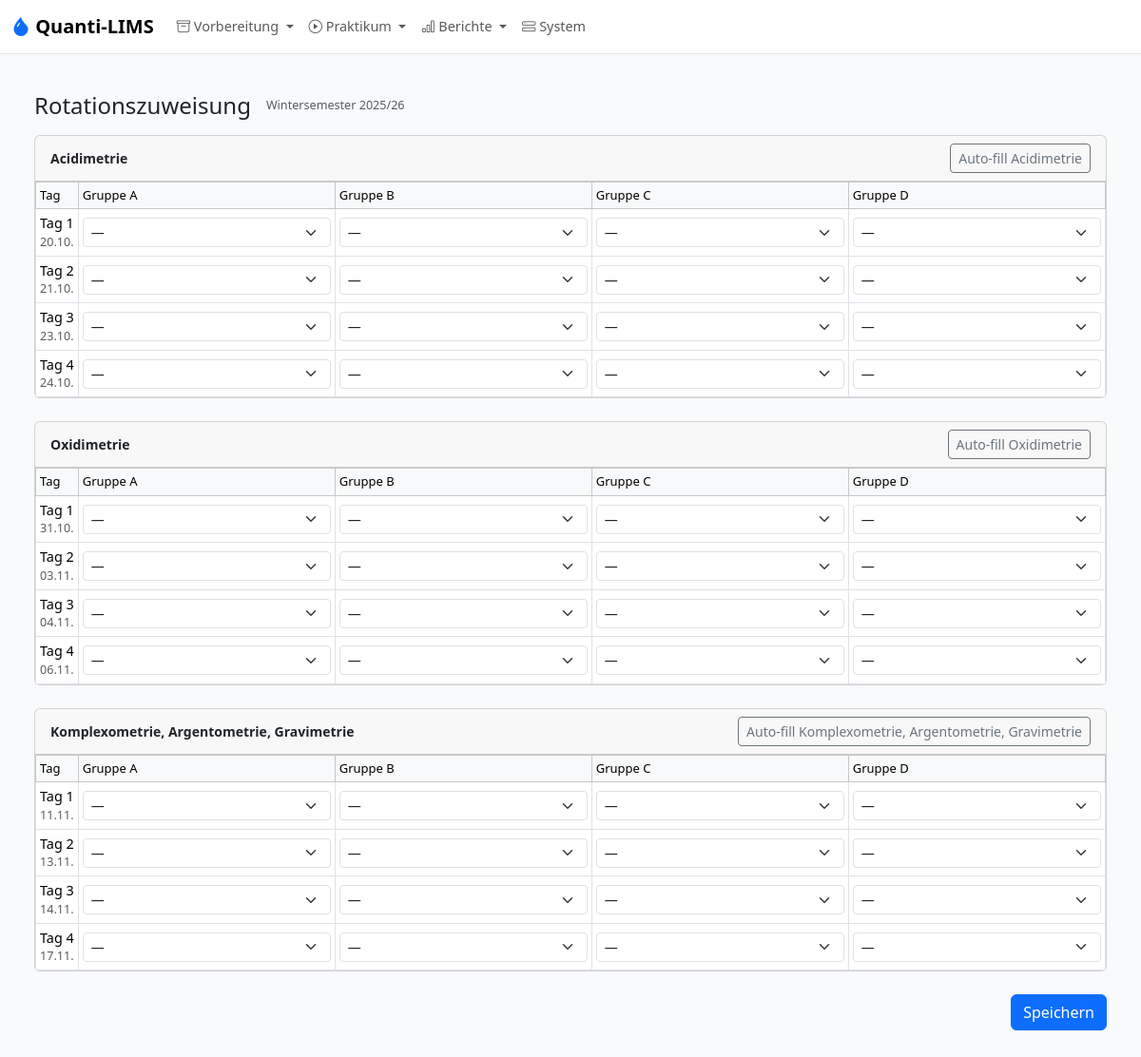
Screenshot of /vorbereitung/rotation with the database file from the repository.
### models.py (models this page shows, shortened)
class Semester(db.Model):
    __tablename__ = "semester"
    id = db.Column(db.Integer, primary_key=True)
    code = db.Column(db.String(20), unique=True, nullable=False)
    name = db.Column(db.String(120), nullable=False)
    start_date = db.Column(db.String(20))
    end_date = db.Column(db.String(20))
    is_active = db.Column(db.Boolean, nullable=False, default=True)
    position = db.Column(db.Integer, nullable=False, default=0)
    active_group_count = db.Column(db.Integer, nullable=False, default=4)
    students = db.relationship("Student", back_populates="semester", order_by="Student.running_number")
    batches = db.relationship("SampleBatch", back_populates="semester")

class Block(db.Model):
    __tablename__ = "block"
    id = db.Column(db.Integer, primary_key=True)
    code = db.Column(db.String(10), unique=True, nullable=False)
    name = db.Column(db.String(120), nullable=False)
    max_days = db.Column(db.Integer, nullable=True)  # Orientation value; not a hard constraint
    analyses = db.relationship("Analysis", back_populates="block", order_by="Analysis.ordinal")
    colloquiums = db.relationship("Colloquium", back_populates="block")

class PracticalDay(db.Model):
    __tablename__ = "practical_day"
    id = db.Column(db.Integer, primary_key=True)
    semester_id = db.Column(db.Integer, db.ForeignKey("semester.id"), nullable=False)
    block_id = db.Column(db.Integer, db.ForeignKey("block.id"), nullable=False)
    date = db.Column(db.String(20), nullable=False)
    day_type = db.Column(PRACTICAL_DAY_TYPE_ENUM, nullable=False, default="normal")
    block_day_number = db.Column(db.Integer, nullable=True)  # 1–4 for normal days; NULL for Nachkochtag
    notes = db.Column(db.Text)
    semester = db.relationship("Semester", backref="practical_days")
    block = db.relationship("Block", backref="practical_days")
    group_rotations = db.relationship("GroupRotation", back_populates="practical_day",
                                      cascade="all, delete-orphan")
    duty_assignments = db.relationship("DutyAssignment", back_populates="practical_day",
                                       cascade="all, delete-orphan")
    __table_args__ = (
        db.UniqueConstraint("semester_id", "date"),
    )

### app.py (the view)
    @app.route("/vorbereitung/rotation")
    def vorbereitung_rotation():
        from collections import OrderedDict
        from models import Semester, Block, PracticalDay, Analysis, GroupRotation
        semester_id = request.args.get("semester_id", type=int)
        if semester_id:
            semester = db.get_or_404(Semester, semester_id)
        else:
            semester = Semester.query.filter_by(is_active=True).first()
            if semester is None:
                flash("Kein aktives Semester gefunden.", "warning")
                return redirect(url_for("dashboard"))
        days = (
            PracticalDay.query
            .filter_by(semester_id=semester.id, day_type="normal")
            .order_by(PracticalDay.date)
            .all()
        )
        block_map = OrderedDict()
        for day in days:
            block = day.block
            if block.id not in block_map:
                block_map[block.id] = {"block": block, "days": []}
            block_map[block.id]["days"].append(day)
        blocks = sorted(block_map.values(), key=lambda b: b["block"].id)
        rotations = {}
        for entry in blocks:
            for day in entry["days"]:
                gr_map = {gr.group_code: gr for gr in day.group_rotations}
                rotations[day.id] = gr_map
        analyses = Analysis.query.order_by(Analysis.ordinal).all()
        semesters = Semester.query.order_by(Semester.id.desc()).all()
        return render_template(
            "admin/rotation_overview.html",
            blocks=blocks,
            rotations=rotations,
            analyses=analyses,
            semesters=semesters,
            active_semester=semester,
        )

### templates/admin/rotation_overview.html (shortened to what this page needs)
{% extends "base.html" %}
{% block content %}
<div class="container-fluid py-3">
  <div class="d-flex align-items-center gap-3 mb-3">
    <h1 class="h4 mb-0">Rotationszuweisung</h1>
    {% if semesters|length > 1 %}
    <form method="get" action="{{ url_for('vorbereitung_rotation') }}" class="d-flex align-items-center gap-2">
      <select name="semester_id" class="form-select form-select-sm" style="width:auto" onchange="this.form.submit()">
        {% for sem in semesters %}
        <option value="{{ sem.id }}" {% if sem.id == active_semester.id %}selected{% endif %}>
          {{ sem.name }}
        </option>
        {% endfor %}
      </select>
    </form>
    {% else %}
    <span class="text-muted small">{{ active_semester.name }}</span>
    {% endif %}
  </div>
  {% if not blocks %}
  <div class="alert alert-info">
    Noch keine Praktikumstage angelegt. Bitte zuerst den
    <a href="{{ url_for('admin_practical_days') }}">Praktikumskalender</a> konfigurieren.
  </div>
  {% else %}
  <form method="post" action="{{ url_for('vorbereitung_rotation_save') }}">
    {% for entry in blocks %}
    {% set block = entry.block %}
    {% set block_days = entry.days %}
    <div class="card mb-4">
      <div class="card-header d-flex justify-content-between align-items-center">
        <strong>{{ block.name }}</strong>
        <button type="button" class="btn btn-sm btn-outline-secondary"
                onclick="autoFill('{{ block.id }}')">
          Auto-fill {{ block.name }}
        </button>
      </div>
      <div class="card-body p-0">
        <table class="table table-bordered table-sm mb-0">
          <thead class="table-light">
            <tr>
              <th>Tag</th>
              {% for g in ["A","B","C","D"] %}
              {% if loop.index <= active_semester.active_group_count %}
              <th>Gruppe {{ g }}</th>
              {% endif %}
              {% endfor %}
            </tr>
          </thead>
          <tbody>
            {% for day in block_days %}
            <tr>
              <td class="text-nowrap">
                <div>Tag {{ day.block_day_number }}</div>
                <div class="text-muted small">{{ day.date[8:10] }}.{{ day.date[5:7] }}.</div>
              </td>
              {% for g in ["A","B","C","D"] %}
              {% if loop.index <= active_semester.active_group_count %}
              {% set gr = rotations[day.id].get(g) %}
              <td>
                <div class="position-relative">
                  <select name="rotation[{{ day.id }}][{{ g }}]"
                          class="form-select form-select-sm"
                          id="sel-{{ day.id }}-{{ g }}">
                    <option value="">—</option>
                  </select>
                </div>
              </td>
              {% endif %}
              {% endfor %}
            </tr>
            {% endfor %}
          </tbody>
        </table>
      </div>
    </div>
    {% endfor %}
    <div class="d-flex justify-content-end mb-4">
      <button type="submit" class="btn btn-primary">Speichern</button>
    </div>
  </form>
  {% endif %}
</div>
{% endblock %}

### static/style.css (style rules this page uses)
:root { --ql-primary: #2563eb; --ql-bg: #f8fafc; }
body { background: var(--ql-bg); font-size: 0.9rem; }
.card-header { font-weight: 500; font-size: 0.875rem; }
.table th { font-weight: 500; font-size: 0.8125rem; white-space: nowrap; }
.table td { vertical-align: middle; }

### rows the page displays
Semester: name "Wintersemester 2025/26"
Block: name "Acidimetrie", name "Acidimetrie"
PracticalDay: block_day_number "1", date "20", date "10"
PracticalDay: block_day_number "2", date "21", date "10"
PracticalDay: block_day_number "3", date "23", date "10"
PracticalDay: block_day_number "4", date "24", date "10"
Block: name "Oxidimetrie", name "Oxidimetrie"
PracticalDay: block_day_number "1", date "31", date "10"
PracticalDay: block_day_number "2", date "03", date "11"
PracticalDay: block_day_number "3", date "04", date "11"
PracticalDay: block_day_number "4", date "06", date "11"
Block: name "Komplexometrie, Argentometrie, Gravimetrie", name "Komplexometrie, Argentometrie, Gravimetrie"
PracticalDay: block_day_number "1", date "11"
PracticalDay: block_day_number "2", date "13", date "11"
PracticalDay: block_day_number "3", date "14", date "11"
PracticalDay: block_day_number "4", date "17", date "11"

### other values shown
{{ g }} "A" "B" "C" "D" "A" "B" "C" "D" "A" "B" "C" "D"
